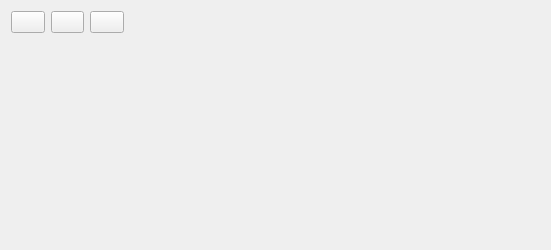
<?xml version="1.0" encoding="UTF-8"?>
<ui version="4.0">
 <class>wavePlot</class>
 <widget class="QWidget" name="wavePlot">
  <property name="geometry">
   <rect>
    <x>0</x>
    <y>0</y>
    <width>551</width>
    <height>250</height>
   </rect>
  </property>
  <property name="minimumSize">
   <size>
    <width>0</width>
    <height>0</height>
   </size>
  </property>
  <property name="maximumSize">
   <size>
    <width>16777215</width>
    <height>250</height>
   </size>
  </property>
  <property name="windowTitle">
   <string>Form</string>
  </property>
  <layout class="QGridLayout" name="gridLayout">
   <item row="0" column="0">
    <widget class="QPushButton" name="pb_play">
     <property name="minimumSize">
      <size>
       <width>20</width>
       <height>20</height>
      </size>
     </property>
     <property name="text">
      <string/>
     </property>
     <property name="icon">
      <iconset resource="Rimages.qrc">
       <normaloff>:/recources/img/buttonPlay.png</normaloff>:/recources/img/buttonPlay.png</iconset>
     </property>
     <property name="iconSize">
      <size>
       <width>20</width>
       <height>20</height>
      </size>
     </property>
     <property name="autoDefault">
      <bool>false</bool>
     </property>
     <property name="default">
      <bool>false</bool>
     </property>
     <property name="flat">
      <bool>false</bool>
     </property>
    </widget>
   </item>
   <item row="1" column="0" colspan="5">
    <widget class="QCustomPlot" name="customPlot" native="true"/>
   </item>
   <item row="0" column="4">
    <spacer name="horizontalSpacer">
     <property name="orientation">
      <enum>Qt::Horizontal</enum>
     </property>
     <property name="sizeHint" stdset="0">
      <size>
       <width>410</width>
       <height>20</height>
      </size>
     </property>
    </spacer>
   </item>
   <item row="0" column="1">
    <widget class="QPushButton" name="pb_stop">
     <property name="minimumSize">
      <size>
       <width>20</width>
       <height>20</height>
      </size>
     </property>
     <property name="text">
      <string/>
     </property>
     <property name="icon">
      <iconset resource="Rimages.qrc">
       <normaloff>:/recources/img/buttonStop.png</normaloff>:/recources/img/buttonStop.png</iconset>
     </property>
     <property name="iconSize">
      <size>
       <width>20</width>
       <height>20</height>
      </size>
     </property>
     <property name="flat">
      <bool>false</bool>
     </property>
    </widget>
   </item>
   <item row="0" column="2">
    <widget class="QPushButton" name="pb_rec">
     <property name="minimumSize">
      <size>
       <width>20</width>
       <height>20</height>
      </size>
     </property>
     <property name="text">
      <string/>
     </property>
     <property name="icon">
      <iconset resource="Rimages.qrc">
       <normaloff>:/recources/img/buttonRec.png</normaloff>:/recources/img/buttonRec.png</iconset>
     </property>
     <property name="iconSize">
      <size>
       <width>20</width>
       <height>20</height>
      </size>
     </property>
     <property name="flat">
      <bool>false</bool>
     </property>
    </widget>
   </item>
  </layout>
 </widget>
 <customwidgets>
  <customwidget>
   <class>QCustomPlot</class>
   <extends>QWidget</extends>
   <header>qcustomplot.h</header>
   <container>1</container>
  </customwidget>
 </customwidgets>
 <resources>
  <include location="Rimages.qrc"/>
 </resources>
 <connections/>
</ui>
